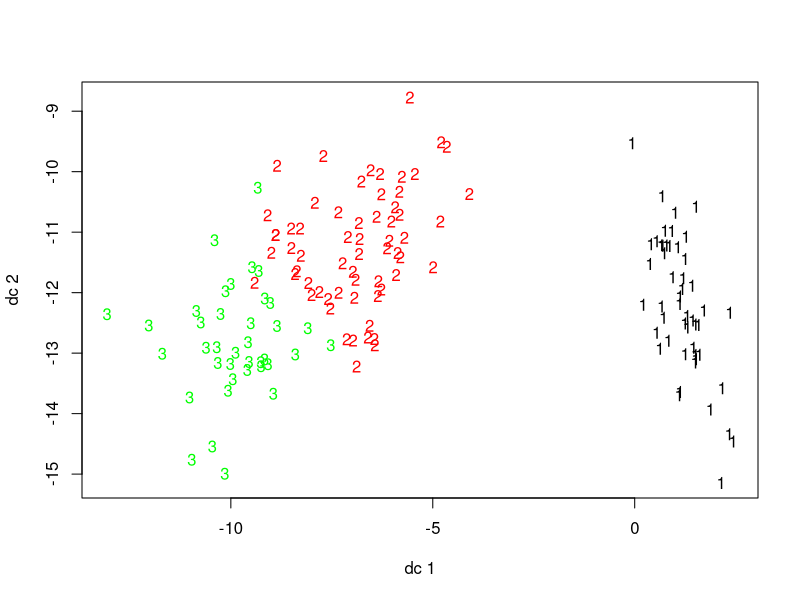
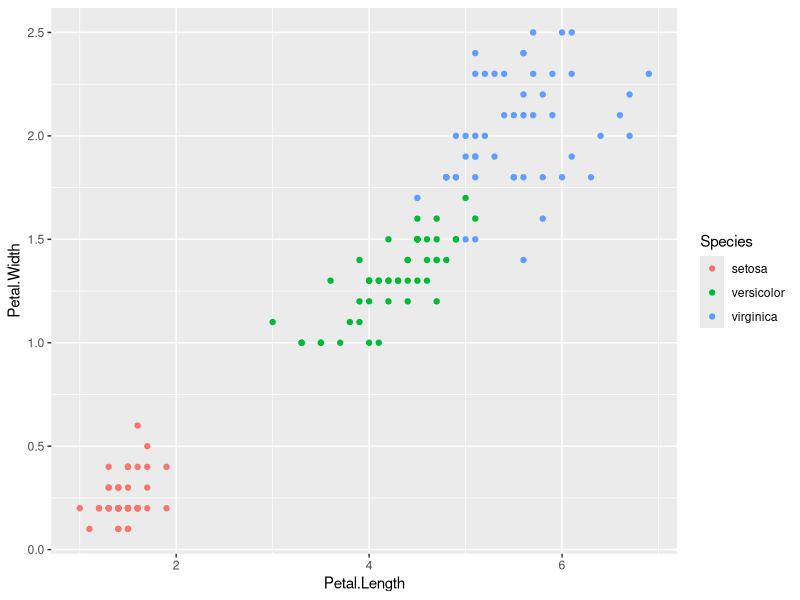
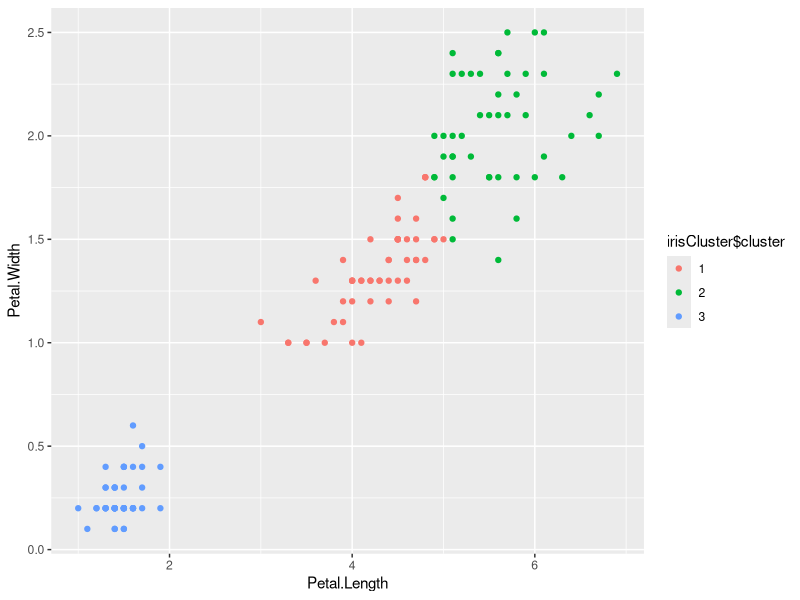

The R script that drew these images, in order:
# Clustering - Iris Data Set

#Method1----
set.seed(20)  #reproducibility
k1 <- kmeans(x=iris[, 1:4], centers=3)
k1
fpc::plotcluster(iris[,1:4], k1$cluster)




library(datasets)
head(iris)

library(ggplot2)
ggplot(iris, aes(Petal.Length, Petal.Width, color = Species)) + geom_point()

# Clustering ----------------

#try to cluster it. Since the initial cluster assignments are random, let us set the seed to ensure reproducibility.

str(iris)
set.seed(20)
irisCluster <- kmeans(iris[, 3:4], 3, nstart = 20)
irisCluster

table(irisCluster$cluster, iris$Species)

# Plot
irisCluster$cluster <- as.factor(irisCluster$cluster)

ggplot(iris, aes(x=Petal.Length, y=Petal.Width, color = irisCluster$cluster)) + geom_point()
